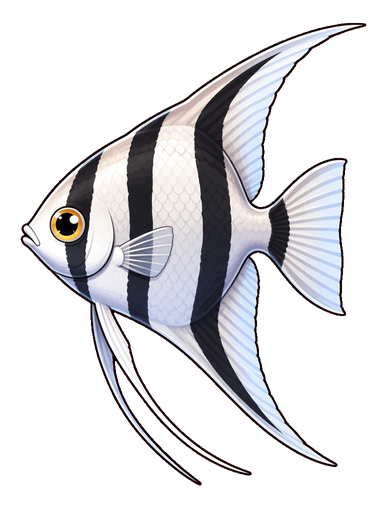
#> input picture assets/fish/angelfish.png, 387 x 512 px
$ python -i key_green.py   (imports and definitions only)
#> lines starting #> are read from the running program, lines starting #| are printed output that depends on the picture; after the words box and inside, x2 and y2 are one past the last pixel; in counts of white or black regions, pixels touching at a corner belong together
#!/usr/bin/env python3
"""绿幕抠图：HSV 去绿域 → despill 去绿边 → RGBA → alpha bbox 裁剪(6% 边距) → 最长边 512 → 透明 PNG"""
import sys
from pathlib import Path
from PIL import Image
import numpy as np

RAW = Path("/Users/lala/ kimi workspace/大鱼吃小鱼/public/assets/fish_raw")
OUT = Path("/Users/lala/ kimi workspace/大鱼吃小鱼/public/assets/fish")
IDS = ["shrimp", "clown", "blue_tang", "guppy", "sardine", "puffer_baby",
       "butterfly", "crab", "seahorse", "squid", "lionfish", "angelfish",
       "pompano", "boxfish", "eel", "grouper"]


def process(src: Path, dst: Path):
#> called with src = '../assets/fish/angelfish.png', dst = 'out.png'
    im = Image.open(src).convert("RGB")
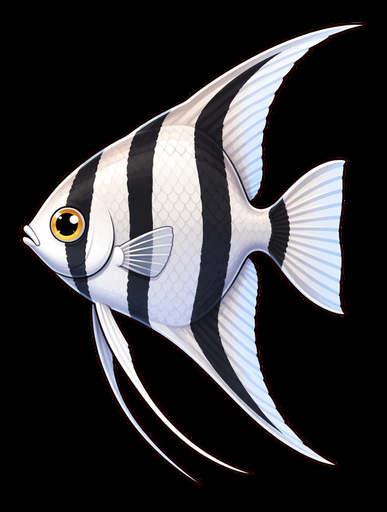
#> im: PIL image 387x512 RGB; mean R, G, B 54.3, 53.6, 56.3
    arr = np.asarray(im).astype(np.float32)
    hsv = np.asarray(im.convert("HSV")).astype(np.float32)
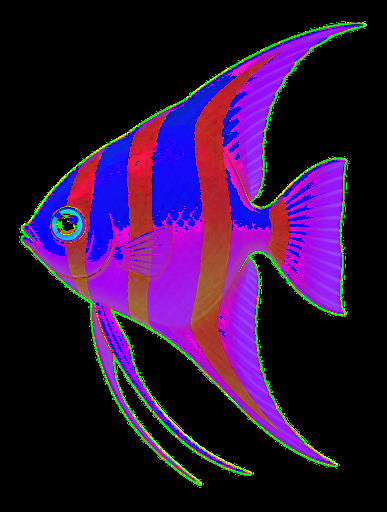
#> hsv: shape (512, 387, 3) float32; mean R, G, B 44.7, 17.1, 58.3
    h, s, v = hsv[..., 0], hsv[..., 1], hsv[..., 2]
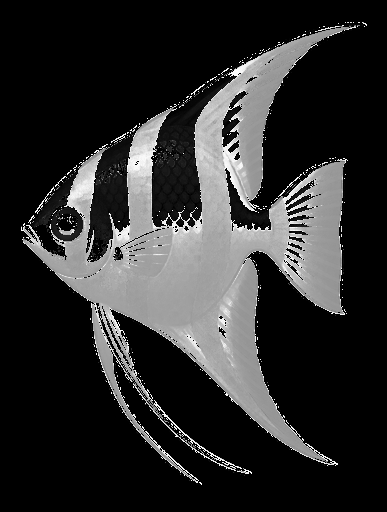
#> h: shape (512, 387) float32; min 0, max 253, mean 44.7
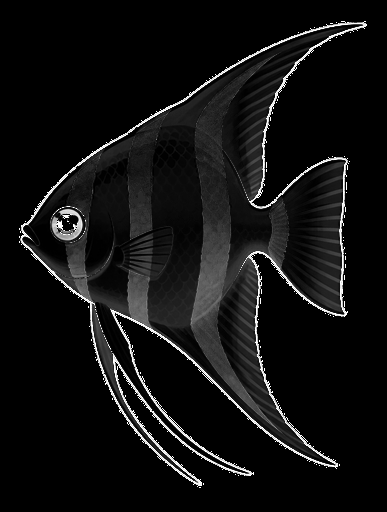
#> s: shape (512, 387) float32; min 0, max 255, mean 17.1

    # 绿幕像素判定（PIL HSV：纯绿 #00FF00 → H≈85, S=255, V=255）
    green = (h > 55) & (h < 100) & (s > 80) & (v > 50)
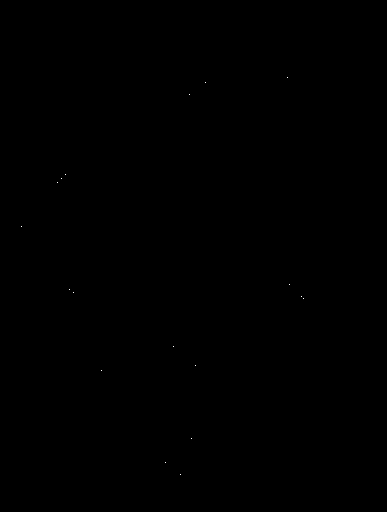
#> green: shape (512, 387) bool; 0.01% white in thin lines or dots, all inside (x1, y1, x2, y2) = (21, 77, 304, 475)

    # 形态学：腐蚀 alpha 1 圈去绿边（用纯 numpy 实现，避免 scipy 依赖）
    g = green
    # 膨胀绿色域 1px（吞掉边缘绿晕）
    gp = g.copy()
    gp[1:, :] |= g[:-1, :]
#> gp: shape (512, 387) bool; 0.02% white in thin lines or dots, all inside (x1, y1, x2, y2) = (21, 77, 304, 476)
    gp[:-1, :] |= g[1:, :]
#> gp: shape (512, 387) bool; 0.03% white in thin lines or dots, all inside (x1, y1, x2, y2) = (21, 76, 304, 476)
    gp[:, 1:] |= g[:, :-1]
#> gp: shape (512, 387) bool; 0.04% white in thin lines or dots, all inside (x1, y1, x2, y2) = (21, 76, 305, 476)
    gp[:, :-1] |= g[:, 1:]
#> gp: shape (512, 387) bool; 0.05% white in thin lines or dots, all inside (x1, y1, x2, y2) = (20, 76, 305, 476)
    grown = gp

    alpha = np.where(grown, 0.0, 255.0)

    # despill：非绿像素中 G 通道超过 max(R,B) 的部分压掉
    r, gg, b = arr[..., 0], arr[..., 1], arr[..., 2]
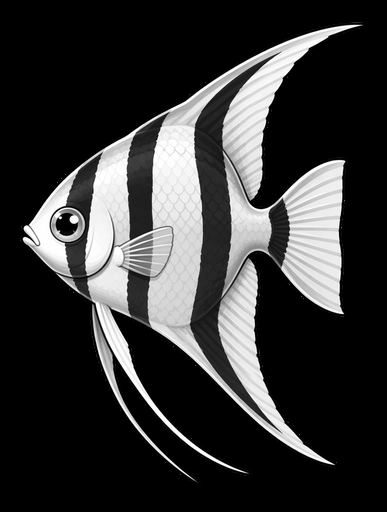
#> gg: shape (512, 387) float32; min 0, max 255, mean 53.6
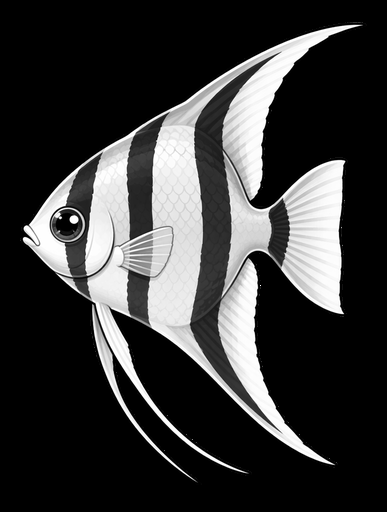
#> b: shape (512, 387) float32; min 0, max 255, mean 56.3
    excess = np.clip(gg - np.maximum(r, b), 0, None)
    keep = alpha > 0
    gg2 = np.where(keep, gg - excess * 0.9, gg)
    arr2 = np.stack([r, np.clip(gg2, 0, 255), b], axis=-1)

    rgba = np.dstack([arr2, alpha]).astype(np.uint8)
    out = Image.fromarray(rgba, "RGBA")

    # alpha bbox 裁剪 + 6% 边距
    ys, xs = np.where(alpha > 0)
    if len(xs) == 0:
        raise RuntimeError("alpha 全空，抠图失败")
    x0, x1, y0, y1 = xs.min(), xs.max(), ys.min(), ys.max()
#> x0 = 0; x1 = 386; y0 = 0; y1 = 511
    bw, bh = x1 - x0 + 1, y1 - y0 + 1
#> bw = 387; bh = 512
    mx, my = int(bw * 0.06), int(bh * 0.06)
#> mx = 23; my = 30
    x0 = max(0, x0 - mx); y0 = max(0, y0 - my)
    x1 = min(out.width - 1, x1 + mx); y1 = min(out.height - 1, y1 + my)
    out = out.crop((x0, y0, x1 + 1, y1 + 1))

    # 最长边缩到 512
    w, hh = out.size
#> w = 387; hh = 512
    scale = 512 / max(w, hh)
#> scale = 1
    if scale < 1:
        out = out.resize((max(1, round(w * scale)), max(1, round(hh * scale))), Image.LANCZOS)

    out.save(dst, "PNG")
    cov = float((alpha > 0).mean())
#> cov = 1
    return out.size, cov


def main():
    OUT.mkdir(parents=True, exist_ok=True)
    ok, fail = [], []
    for fid in IDS:
        src, dst = RAW / f"{fid}.png", OUT / f"{fid}.png"
        try:
            size, cov = process(src, dst)
            ok.append((fid, size, cov))
            print(f"[OK] {fid}: {size[0]}x{size[1]} 主体占比={cov:.2%}")
        except Exception as e:
            fail.append((fid, str(e)))
            print(f"[FAIL] {fid}: {e}", file=sys.stderr)
    if fail:
        print("FAILURES:", fail, file=sys.stderr)
        sys.exit(1)


# [2 lines not run here, left out]

>>> result = process('../assets/fish/angelfish.png', 'out.png')
#> result = ((387, 512), 1)

$ run again, on assets/fish/barracuda.png
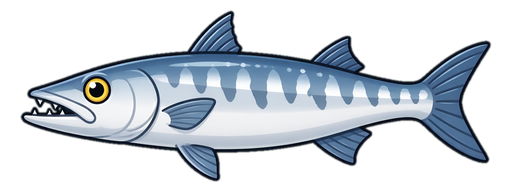
#> input picture assets/fish/barracuda.png, 512 x 192 px
#> in process, `hsv = np.asarray(im.convert("HSV")).astype(np.float32)`:
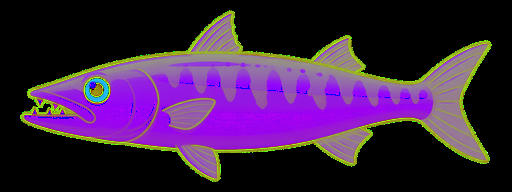
#> hsv: shape (192, 512, 3) float32; mean R, G, B 60.2, 33.2, 67.8
#> green: shape (192, 512) bool; 0% white in thin lines or dots, all inside (x1, y1, x2, y2) = (465, 112, 466, 113)
#> alpha: shape (192, 512) float64; 100% white; black in thin lines or dots, all inside (x1, y1, x2, y2) = (464, 111, 467, 114)
#> in process, `r, gg, b = arr[..., 0], arr[..., 1], arr[..., 2]`:
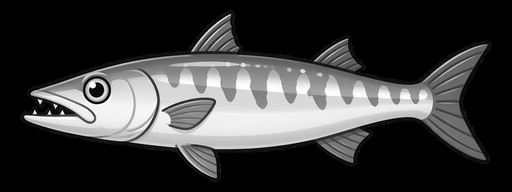
#> gg: shape (192, 512) float32; min 0, max 255, mean 60
#> x0 = 0; x1 = 511; y0 = 0; y1 = 191
#> bw = 512; bh = 192
#> mx = 30; my = 11
#> cov = 1
#> result = ((512, 192), 1)

$ run again, on assets/fish/boxfish.png
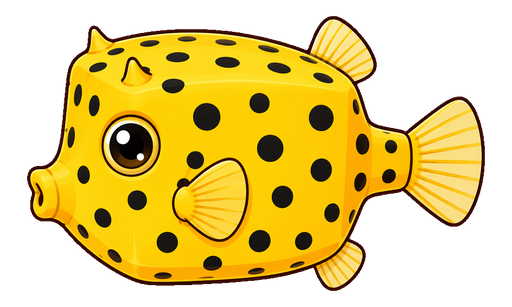
#> input picture assets/fish/boxfish.png, 512 x 307 px
#> green: shape (307, 512) bool; 0% white in thin lines or dots, all inside (x1, y1, x2, y2) = (51, 160, 89, 255)
#> alpha: shape (307, 512) float64; 100% white; black in thin lines or dots, all inside (x1, y1, x2, y2) = (50, 159, 90, 256)
#> in process, `r, gg, b = arr[..., 0], arr[..., 1], arr[..., 2]`:
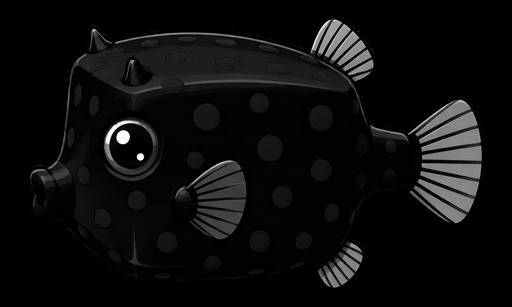
#> b: shape (307, 512) float32; min 0, max 255, mean 13.3
#> x0 = 0; x1 = 511; y0 = 0; y1 = 306
#> bw = 512; bh = 307
#> mx = 30; my = 18
#> cov = 1
#> result = ((512, 307), 1)
